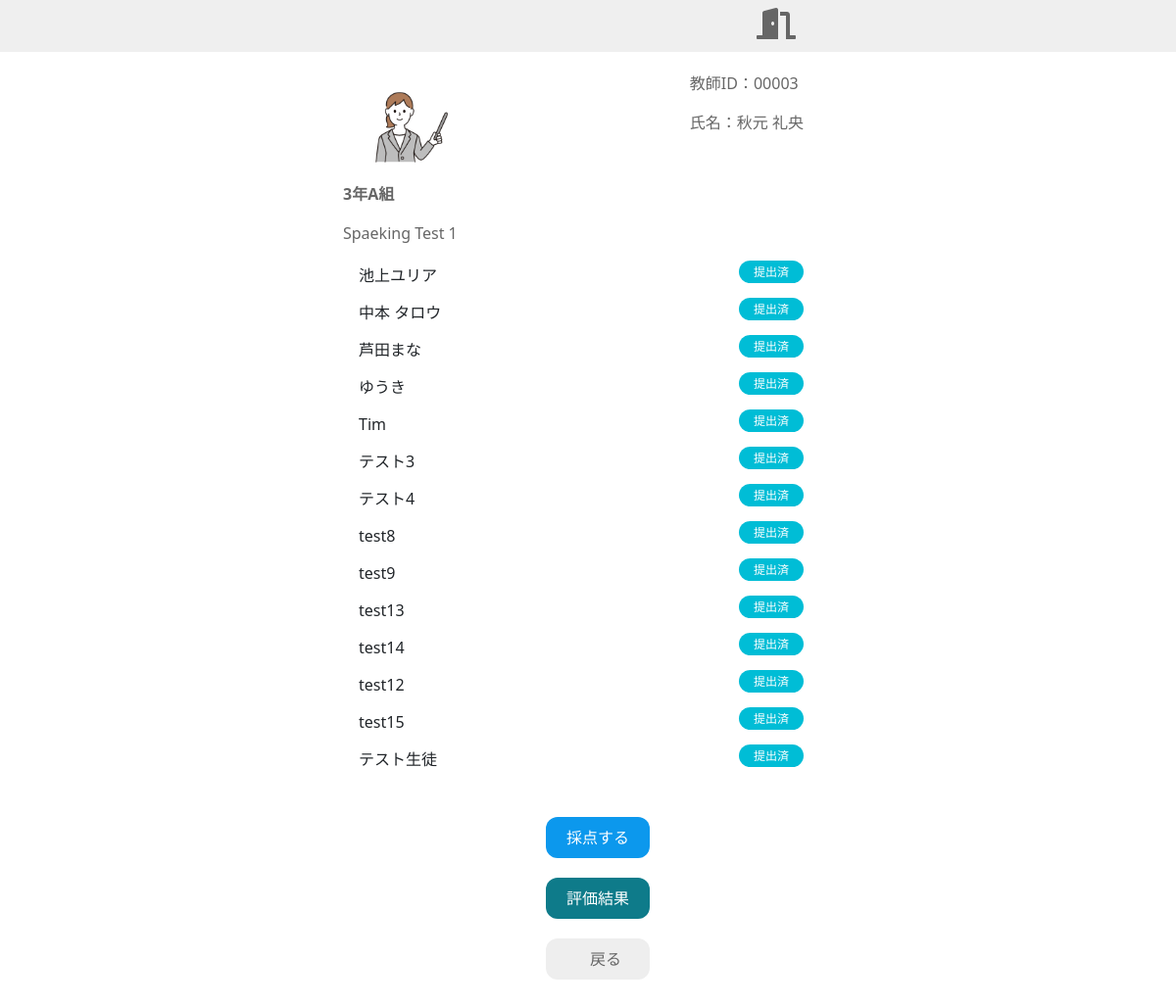
The page /teacher/1/1/1/eval (signed in) on the database its author committed.
### student/models.py (models this page shows, shortened)
class BaseMeta(models.Model):
    create_at = models.DateTimeField(default=timezone.datetime.now)
    update_at = models.DateTimeField(default=timezone.datetime.now)
    class Meta:
        abstract = True

class User(AbstractBaseUser, PermissionsMixin, BaseMeta):
    class Meta:
        verbose_name_plural = 'ユーザ'
    username = models.CharField(max_length=50)
    email = models.EmailField(max_length=255, unique=True)
    is_staff = models.BooleanField(default=True)
    is_superuser = models.BooleanField(default=True)
    USERNAME_FIELD = 'email'
    REQUIRED_FIELDS = ['username']
    objects = UserManager()
    def __str__(self):
        return str(self.username)

class ClassGroup(BaseMeta):
    className = models.CharField(max_length=50)
    teacher = models.ForeignKey(
        'Teacher', on_delete=models.SET_NULL, null=True, blank=True
    )
    def __str__(self):
        return str(self.className)
    class Meta:
        verbose_name_plural = 'クラス'
        ordering = ('className',)

class ExamGroup(BaseMeta):
    examGroupName = models.CharField(max_length=50)
    enable = models.BooleanField(default=True)
    repeatable = models.BooleanField(default=False)
    relatedExam = models.ForeignKey(
        'Exam', on_delete=models.SET_NULL, null=True, blank=True
    )
    available_class = models.ManyToManyField(ClassGroup)
    def __str__(self):
        return str(self.examGroupName)
    class Meta:
        verbose_name_plural = '試験グループ'
        ordering = ('examGroupName',)

### teacher/views.py (the view, shortened to what this page needs)
class ExamEvalView(FormView):
    template_name = 'teacher/execute_eval.html'
    form_class = ExamEvalForm
    def get_context_data(self, **kwargs):
        context = super().get_context_data(**kwargs)
        classGr = getClassGr(self, kwargs)
        exGr = getExGr(self, kwargs)
        context['user_id'] = getUserId(self)
        context['class'] = classGr
        context['exGr'] = exGr
        exGr = getExGr(self, kwargs)
        is_submit = {}
        classmember = Student.objects.filter(classGroup=classGr)
        for s in classmember:
            submited = bool(ExamSubmit.objects.filter(
                whichStudent=s, whichExamGr=exGr))
            is_submit[str(s)] = submited
        context['is_submit'] = is_submit
        return context
    @method_decorator(login_required)
    def dispatch(self, *args, **kwargs):
        return super().dispatch(*args, **kwargs)

### student/models.py (called while the page is built)
    def __str__(self):
        return str(self.relatedUser)

### teacher/views.py (called while the page is built)
def getUserId(self):
    user = self.request.user
    user_id = str(user.id).zfill(5)
    return user_id

def getClassGr(self, kwargs):
    classGr = ClassGroup.objects.filter(id=self.kwargs['class_id'])
    return classGr[0]

def getExGr(self, kwargs):
    exGr = ExamGroup.objects.filter(id=self.kwargs['exGr_id'])
    return exGr[0]

### templates/teacher/execute_eval.html (shortened to what this page needs)
{% extends 'base_teacher.html' %}
{% block content %}
<p style="font-weight: bold;">{{ class }}</p>
<p>{{ exGr }}</p>
<ul class="result_list">
  {% for key, value in is_submit.items %}
        <li>
          {% if value == True %}
            <span class="status_tag submited">提出済</span>
          {% else %}
          <span class="status_tag no_submited">未提出</span>
          {% endif %}
          {{ key }} </li>
    {% endfor %}
</ul>
<form method="POST" id="evalate">
  <div class="d-flex justify-content-center">
  <button type="submit" class="btn btn-eval">採点する</button><br>
  </div>
</form>
<div class="d-flex justify-content-center">
<a href="{{ request.get_full_path }}/result">
  <button class="btn btn-result">評価結果</button><br>
</a>
</div>
<div class="d-flex justify-content-center">
<button class="btn btn-back" onclick="getBackPage()">　戻る　</button>
</div>
{% endblock %}

### templates/base_teacher.html (shortened to what this page needs)
<!doctype html>
<html lang="ja">
<head>
  {% load static %}
  <link href="https://cdn.jsdelivr.net/npm/bootstrap@5.0.0-beta1/dist/css/bootstrap.min.css" rel="stylesheet">
  <link href="https://use.fontawesome.com/releases/v5.6.1/css/all.css" rel="stylesheet">
  <link rel="stylesheet" href="{% static 'style.css' %}">
</head>
<body>
  <div class="container-fluid">
    <nav class="navbar navbar-expand-lg">
      <div class="container-fluid d-flex justify-content-end nav-wrapper">
        <ul class="navbar-nav" id="navbarNav">
          <li class="nav-item"><a class="nav-link" href=" {{ BASE_DIR }}/logout"> <i id="logoutBtn" class="fas fa-door-open fa-2x"></i></a></li>
        </ul>
      </div>
    </nav>
    <div class="container">
      <div class="header-wrapper d-flex justify-content-between">
        <a class="" href="/login">
          <img class="student_image" src="{% static 'images/teacher.png' %}" alt="" width="140" height="75" class="d-inline-block align-top">
        </a>
          <div class="account_wrapper">
          <p>教師ID：{{ user_id }}</p>
          <p>氏名：{{ user.username }}</p>
        </div>
      </div>
    {% block content %}{% endblock %}
    </div>
  </div>
</body>
</html>

### evalsys/static/style.css (style rules this page uses)
p { color: #666; }
li { line-height: 30px; }
ul { padding-left: 1rem; }
.container { padding: 0 0 50px 0; max-width: 500px; }
.container-fluid { padding: 0; }
.nav-wrapper { max-width: 500px; }
.nav-link { padding: 0; }
button { margin-top: 20px; margin-left: 20px; min-width: 90px; }
.btn { padding: 8px 20px; }
.btn-eval { color: white; background: #0C98ED; border-radius: 12px; }
.btn-result { color: white; background: #0E7B8A; border-radius: 12px; }
.btn-back { color: #666; background: #eee; border-radius: 12px; }
#logoutBtn { color: #666; }
.navbar { background: #EFEFEF; }
.account_wrapper { margin-right: 30px; }
#navbarNav { margin-right: 30px; }
.header-wrapper { padding: 20px 0; }
.student_image { margin-top: 18px; }
.status_tag { padding: 0px 15px; line-height: 23px; font-size: 12px; color: white; border-radius: 14px; margin-right: 20px; position: absolute; right: 10px; }
.submited { background-color: #00BDD6; }
.result_list li { position: relative; height: 38px; list-style: none; }

### rows shown on the page
User: username "秋元 礼央"
ClassGroup: className "3年A組"
ExamGroup: examGroupName "Spaeking Test 1"
User: is_submit "池上ユリア"
User: is_submit "中本 タロウ"
User: is_submit "芦田まな"
User: is_submit "ゆうき"
User: is_submit "Tim"
User: is_submit "テスト3"
User: is_submit "テスト4"
User: is_submit "test8"
User: is_submit "test9"
User: is_submit "test13"
User: is_submit "test14"
User: is_submit "test12"
User: is_submit "test15"
User: is_submit "テスト生徒"

### other values the page prints
{{ user_id }} "00003"
